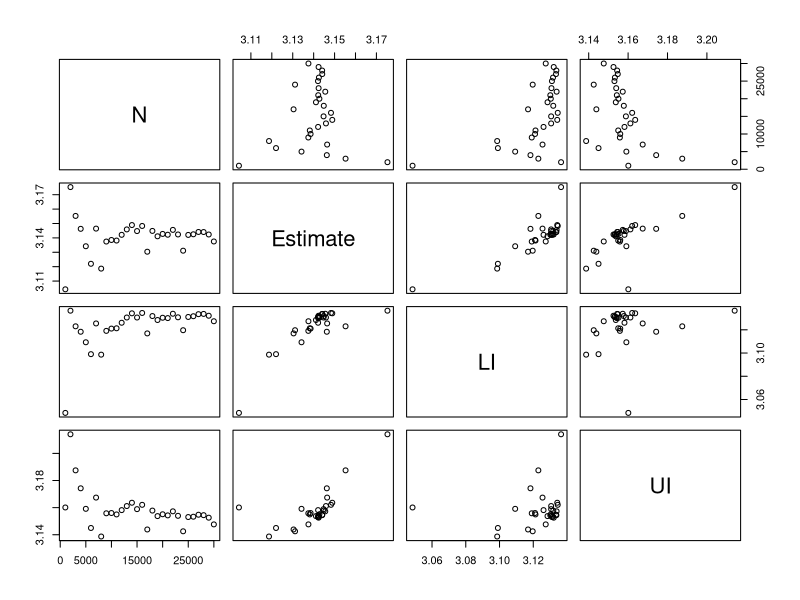

Recreate this plot in R.
####### 
library(plyr)

mc.intervals <- function(Phi, N, x.dens=runif, alpha = 0.05){
  #N es un vector con todos los samplesizes
  #alpha es el intervalo de confianza 1-alpha
  #Sample es una funcion que me regresa N intentos de X
  #Phi es la funcion que quiero aproximar

  result.list <- lapply(N, function(nsim){
  
    X <- sapply(nsim, FUN = x.dens)#Evaluan la funcion de muestreo x 
    phi.x <- sapply(X,Phi)#evaluo c
    estimacion.montecarlo <- mean(phi.x)
    S2 <- var(phi.x)
    quant <- qnorm(alpha/2, lower.tail = FALSE)
    int.upper <- estimacion.montecarlo + sqrt(S2/nsim)*quant
    int.lower <- estimacion.montecarlo - sqrt(S2/nsim)*quant
    return(data.frame(N=nsim, Estimate=estimacion.montecarlo, LI = int.lower, UI =int.upper))
  })
  result.table <- ldply(result.list)
  return (result.table)
  
}


set.seed(110104)
Phi <- function(x) 2*sqrt(4-x^2)
lower.limit <- 0
upper.limit <- 2
x.dens <- function(nsim) runif(nsim, 0, 2)
N <- seq(1000,30000,1000)#Veces que corro metodo montecarlo
data <- mc.intervals(Phi,N,x.dens)
plot(data)



?rep
?replicate
#necesitas meterle la g
#t(wi) %*%
#sum(w*x)
x.dens <- function(nsim) {
  x<-rexp
}
#######Control Variates

mc.intervals <- function(Phi, N, x.dens=runif, alpha = 0.05,control=list()){
  #N es un vector con todos los samplesizes
  #alpha es el intervalo de confianza 1-alpha
  #Sample es una funcion que me regresa N intentos de X
  #Phi es la funcion que quiero aproximar
  
  result.list <- lapply(N, function(nsim){
    
    X <- sapply(nsim, FUN = x.dens)#Evaluan la funcion de muestreo x 
    phi.x <- sapply(X,Phi)#evaluo c
    estimacion.montecarlo <- mean(phi.x)
    S2 <- var(phi.x)
    ##Control viene con tres cosas- funcion C especifica contril variate -  la media - el coefficiente de correlacion 
    if(length(control)>0){
      C <- sapply()
    }
    quant <- qnorm(alpha/2, lower.tail = FALSE)
    int.upper <- estimacion.montecarlo + sqrt(S2/nsim)*quant
    int.lower <- estimacion.montecarlo - sqrt(S2/nsim)*quant
    return(data.frame(N=nsim, Estimate=estimacion.montecarlo, LI = int.lower, UI =int.upper))
  })
  result.table <- ldply(result.list)
  return (result.table)
  
}



59.6*13.26*0.01
